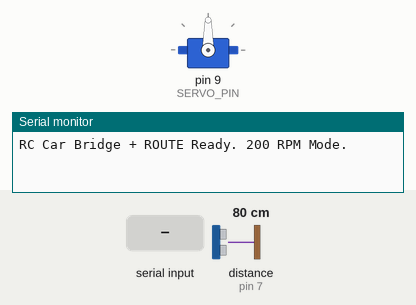
The sketch below on a simulated Arduino Uno, built with avr-gcc and run on an emulated ATmega328P. On the bench: servo, the last lines printed to the serial monitor. The test bench sets the inputs (shaded band); at power-on: distance to the obstacle (sensor on pin 7) 80 cm. The echo pulse lasts 58.3 µs per cm.

Above: at 1.5 s.
1.6 s: "A" received over the second serial link
3.4 s: distance to the obstacle (sensor on pin 7) set to 2 cm
At 3.7 s:
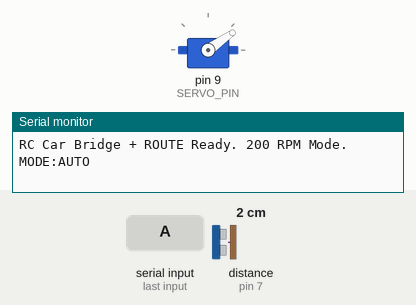
At 4.12 s:
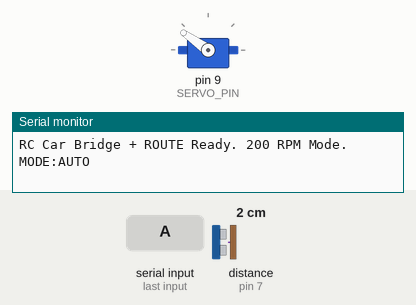
5.8 s: distance to the obstacle (sensor on pin 7) set to 31 cm
8.8 s: distance to the obstacle (sensor on pin 7) set to 40 cm
10.3 s: "M" received over the second serial link
12.3 s: "R" received over the second serial link
Timing chart, 0 to 15.0 s (numbered marks = the images above; inputs shaded):
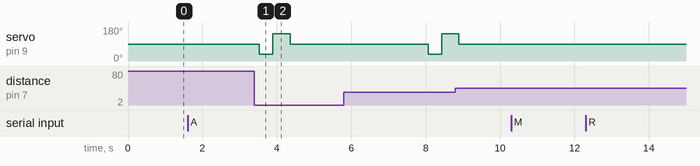

Measured:
- after the input at 3.4 s, servo on pin 9 (SERVO_PIN): 90° → 35° after 0.12 s, → 145° 0.37 s later, → 90° 0.47 s later

The sketch:

car_bridge_route.ino
```cpp
/* car_bridge_route.ino - laptop BT -> Arduino -> motor board + ultrasonic safety.
   High-Speed 200 RPM Motor Edition with Detached Servo & Early 48cm Braking.

   Wiring:
     HC-05 TXD -> D10 (SoftwareSerial RX)
     HC-05 RXD <- D11 (SoftwareSerial TX, via 1k resistor divider)
     Motor Board IN <- D3 (SoftwareSerial TX)
     HC-SR04 Trig -> D8
     HC-SR04 Echo -> D7
     Servo Signal -> D9 (detaches immediately after move to protect pulseIn)
     HC-SR04 VCC -> 5V
     HC-SR04 GND -> GND

   Modes:
     'M' -> Manual mode + Stop. Drive digits (8/2/4/6/5) pass through.
     'A' -> Freeplay autonomous obstacle avoidance around classroom.
     'R' -> Route / Maze Autopilot mode with forward ultrasonic safety guard.
*/

#include <SoftwareSerial.h>
#include <Servo.h>

#define BT_RX     10
#define BT_TX     11
#define MOTOR_RX   4
#define MOTOR_TX   3
#define TRIG_PIN   8
#define ECHO_PIN   7
#define SERVO_PIN  9

#define BT_BAUD     9600
#define MOTOR_BAUD  9600
#define DEBUG_BAUD  115200

// Calibrated for measured speed: ~30 cm/s
#define OBSTACLE_CM     36    // Confirmed obstacle braking distance (~34cm final stop after 70ms active brake)
#define SIDE_CLEAR_CM   28    // Minimum side clearance to steer
#define MAX_DIST_CM     400

#define SERVO_CENTRE    90
#define SERVO_LEFT      35
#define SERVO_RIGHT     145

// Calibrated: 1-motor pivot 960 ms per 90 deg
#define PING_MS         60
#define REVERSE_MS      600   // ~18 cm reverse at 30 cm/s
#define TURN_MS         960   // Exactly 90 deg pivot (1-motor drive)
#define TURN_AROUND_MS  1920  // 180 deg pivot (2 x 960 ms)

SoftwareSerial bt(BT_RX, BT_TX);
SoftwareSerial motor(MOTOR_RX, MOTOR_TX);
Servo steer;

bool autoMode = false;
bool routeMode = false;
bool routeMovingFwd = false;
bool routeBlocked = false;
unsigned long lastRoute = 0;
unsigned long lastAutoPing = 0;

// Watchdog for loose ultrasonic sensor wire
int faultZeroCount = 0;
int faultTimeoutCount = 0;
unsigned long lastFaultAlert = 0;

// Move servo and detach to release Timer1 so pulseIn() is never corrupted!
void moveServo(int angle, int waitMs = 300) {
  steer.attach(SERVO_PIN);
  steer.write(angle);
  delay(waitMs);
  steer.detach(); // Frees Timer1 interrupts for accurate pulseIn!
}

long measureCm() {
  digitalWrite(TRIG_PIN, LOW);
  delayMicroseconds(4);
  digitalWrite(TRIG_PIN, HIGH);
  delayMicroseconds(10);
  digitalWrite(TRIG_PIN, LOW);
  // 22000 us = ~3.8 meters max distance. Avoids long 35ms stall when road is clear
  unsigned long dur = pulseIn(ECHO_PIN, HIGH, 22000UL);
  if (dur == 0) return MAX_DIST_CM;  // no echo or timeout = clear
  long cm = (long)(dur / 58);
  return cm;
}

int readScan() {
  long d1 = measureCm();
  if (d1 < OBSTACLE_CM) {
    // If d1 detects an obstacle, take a fast 2nd reading 15ms later to confirm.
    // This rejects single-sample motor noise, floor glitch, or sensor spikes ("too much caution").
    delay(15);
    long d2 = measureCm();
    if (d2 < OBSTACLE_CM) {
      return (int)min(d1, d2);  // Confirmed real obstacle
    } else {
      return (int)d2;          // Transient glitch discarded, road is clear
    }
  }
  return (int)d1;              // Road is clear, returns immediately
}

void checkUltrasonicFault(long cm, unsigned long now) {
  if (cm == 0) {
    faultZeroCount++;
  } else {
    faultZeroCount = 0;
  }

  if (cm >= MAX_DIST_CM) {
    faultTimeoutCount++;
  } else {
    faultTimeoutCount = 0;
  }

  // 8 consecutive readings stuck at 0
  if (faultZeroCount >= 8) {
    if (now - lastFaultAlert > 2000) {
      lastFaultAlert = now;
      Serial.println("FAULT:ULTRASONIC_LOOSE:STUCK_0");
      bt.println("FAULT:ULTRASONIC_LOOSE:STUCK_0");
    }
  }
}

void motorSend(char c) {
  motor.write(c);
}

void setup() {
  pinMode(TRIG_PIN, OUTPUT);
  pinMode(ECHO_PIN, INPUT);
  digitalWrite(TRIG_PIN, LOW);

  Serial.begin(DEBUG_BAUD);
  bt.begin(BT_BAUD);
  motor.begin(MOTOR_BAUD);
  bt.listen();

  motorSend('5');
  moveServo(SERVO_CENTRE, 300);
  Serial.println("RC Car Bridge + ROUTE Ready. 200 RPM Mode.");
}

void enterRoute() {
  autoMode = false;
  routeMode = true;
  routeMovingFwd = false;
  routeBlocked = false;
  motorSend('5');
  moveServo(SERVO_CENTRE, 250);
  Serial.println("MODE:ROUTE");
  bt.println("MODE:ROUTE");
}

void setModeAuto(bool toAuto) {
  routeMode = false;
  routeBlocked = false;
  routeMovingFwd = false;
  autoMode = toAuto;
  motorSend('5');

  if (toAuto) {
    moveServo(SERVO_CENTRE, 300);
  } else {
    steer.detach();
  }

  lastAutoPing = millis();
  Serial.println(toAuto ? "MODE:AUTO" : "MODE:MANUAL");
  bt.println(toAuto ? "MODE:AUTO" : "MODE:MANUAL");
}

void avoidObstacle() {
  motorSend('5'); // Immediate brake
  delay(100);

  // 1. Look Left
  moveServo(SERVO_LEFT, 350);
  int leftCm = readScan();

  // 2. Look Right
  moveServo(SERVO_RIGHT, 450);
  int rightCm = readScan();

  // 3. Return to Center
  moveServo(SERVO_CENTRE, 300);

  Serial.print("Left: "); Serial.print(leftCm);
  Serial.print(" cm | Right: "); Serial.print(rightCm); Serial.println(" cm");

  // Steer around obstacle with corner trap escape
  if (leftCm < SIDE_CLEAR_CM && rightCm < SIDE_CLEAR_CM) {
    // Corner trap: reverse firmly & 180 spin
    motorSend('2');
    delay(REVERSE_MS * 2);
    motorSend(leftCm > rightCm ? '6' : '4');
    delay(TURN_AROUND_MS);
  } else {
    // Normal obstacle: reverse slightly, turn to clearer side
    motorSend('2');
    delay(REVERSE_MS);
    motorSend(leftCm > rightCm ? '6' : '4'); // 6=Left, 4=Right
    delay(TURN_MS);
  }

  motorSend('5');
  delay(100);
}

void loop() {
  while (bt.available()) {
    char c = (char)bt.read();
    if (c == 'A' || c == 'a') {
      setModeAuto(true);
      continue;
    }
    if (c == 'M' || c == 'm') {
      setModeAuto(false);
      continue;
    }
    if (c == 'R' || c == 'r') {
      enterRoute();
      continue;
    }
    if (c == '8' || c == '2' || c == '4' || c == '6' || c == '5') {
      if (routeMode) {
        if (c == '8' && routeBlocked) {
          // Blocked by forward obstacle
          continue;
        }
        if (c == '5' || c == '2' || c == '4' || c == '6') {
          routeBlocked = false;  // Turn/Stop/Reverse clears route latch
        }
        routeMovingFwd = (c == '8');
        motorSend(c);
        continue;
      }
      if (autoMode) {
        setModeAuto(false);
      }
      routeMovingFwd = false;
      motorSend(c);
      continue;
    }
  }

  unsigned long now = millis();

  // ROUTE MODE: Fast obstacle guard while moving forward
  if (routeMode) {
    if (routeMovingFwd && !routeBlocked && (now - lastRoute >= PING_MS)) {
      lastRoute = now;
      long d = readScan();
      checkUltrasonicFault(d, now);

      // Periodically stream cm reading so Python HUD stays live
      static unsigned long lastRouteTelemetry = 0;
      if (now - lastRouteTelemetry >= 180) {
        lastRouteTelemetry = now;
        bt.print("cm=");
        bt.println(d);
      }

      if (d < OBSTACLE_CM) {
        routeMovingFwd = false;
        routeBlocked = true;
        // Active reverse pulse stops forward momentum immediately (eliminates coasting)
        motorSend('2');
        delay(70);
        motorSend('5');
        Serial.print("BLOCKED:");
        Serial.println(d);
        bt.print("BLOCKED:");
        bt.println(d);
      }
    }
    return;
  }

  // AUTO FREEPLAY MODE: Roam classroom and avoid obstacles
  if (autoMode && (now - lastAutoPing >= PING_MS)) {
    lastAutoPing = now;
    int d = readScan();
    checkUltrasonicFault(d, now);

    bt.print("cm=");
    bt.println(d);

    if (d < OBSTACLE_CM) {
      avoidObstacle();
      lastAutoPing = millis();
      return;
    }

    // Path is clear -> drive forward
    motorSend('8');
  }
}
```
